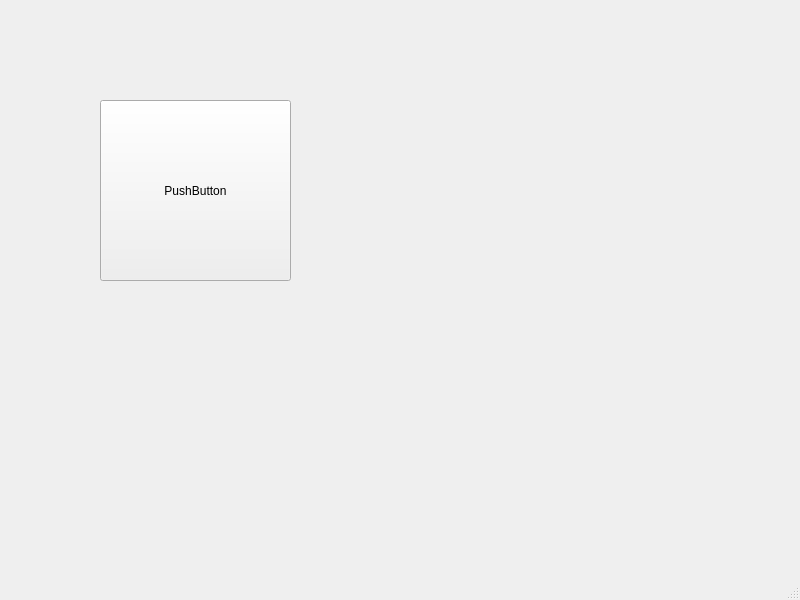
<?xml version="1.0" encoding="UTF-8"?>
<ui version="4.0">
 <class>MainWindow</class>
 <widget class="QMainWindow" name="MainWindow">
  <property name="geometry">
   <rect>
    <x>0</x>
    <y>0</y>
    <width>800</width>
    <height>600</height>
   </rect>
  </property>
  <property name="windowTitle">
   <string>MainWindow</string>
  </property>
  <widget class="QWidget" name="centralwidget">
   <widget class="QPushButton" name="pushButton">
    <property name="geometry">
     <rect>
      <x>100</x>
      <y>100</y>
      <width>191</width>
      <height>181</height>
     </rect>
    </property>
    <property name="text">
     <string>PushButton</string>
    </property>
   </widget>
  </widget>
  <widget class="QMenuBar" name="menubar">
   <property name="geometry">
    <rect>
     <x>0</x>
     <y>0</y>
     <width>800</width>
     <height>21</height>
    </rect>
   </property>
  </widget>
  <widget class="QStatusBar" name="statusbar"/>
 </widget>
 <resources/>
 <connections/>
</ui>
